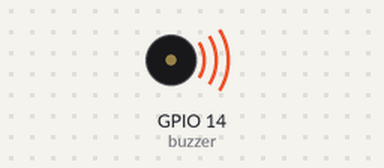
Simulated run of this sketch. Board: ESP32. On the bench: buzzer (waves = sounding). Random numbers use the default seed unless the sketch sets one.

Above: at 0.1 s.
Timing chart, 0 to 40.0 s (numbered marks = the images above):
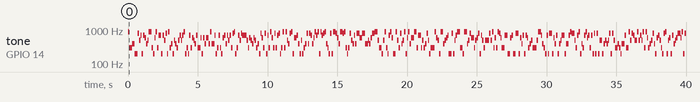

Measured:
- by itself, tone on GPIO 14 (buzzer): plays 900 Hz for 0.10 s, 300 Hz for 0.20 s, 400 Hz for 0.20 s, 200 Hz for 0.20 s, 800 Hz for 0.10 s, 500 Hz for 0.10 s … (348 notes in this stretch)

The sketch:

Oppgave_4b.ino
```cpp
const int buzzer = 14;
const int channelBuzzer = 1;

void setup() {
  pinMode(buzzer, OUTPUT);
  ledcSetup(channelBuzzer, 1000, 8);
  ledcAttachPin(buzzer, channelBuzzer);
}

//liste med forskjellige frekvenser
int buzzerFreq[] = {200, 300, 400, 500, 600, 700, 800, 900};

void loop() {
  //spiller av en tilfeldig frekvens
  int randomFreq = random(8);
  ledcWriteTone(channelBuzzer, buzzerFreq[randomFreq]);
  delay(100);
}
```
